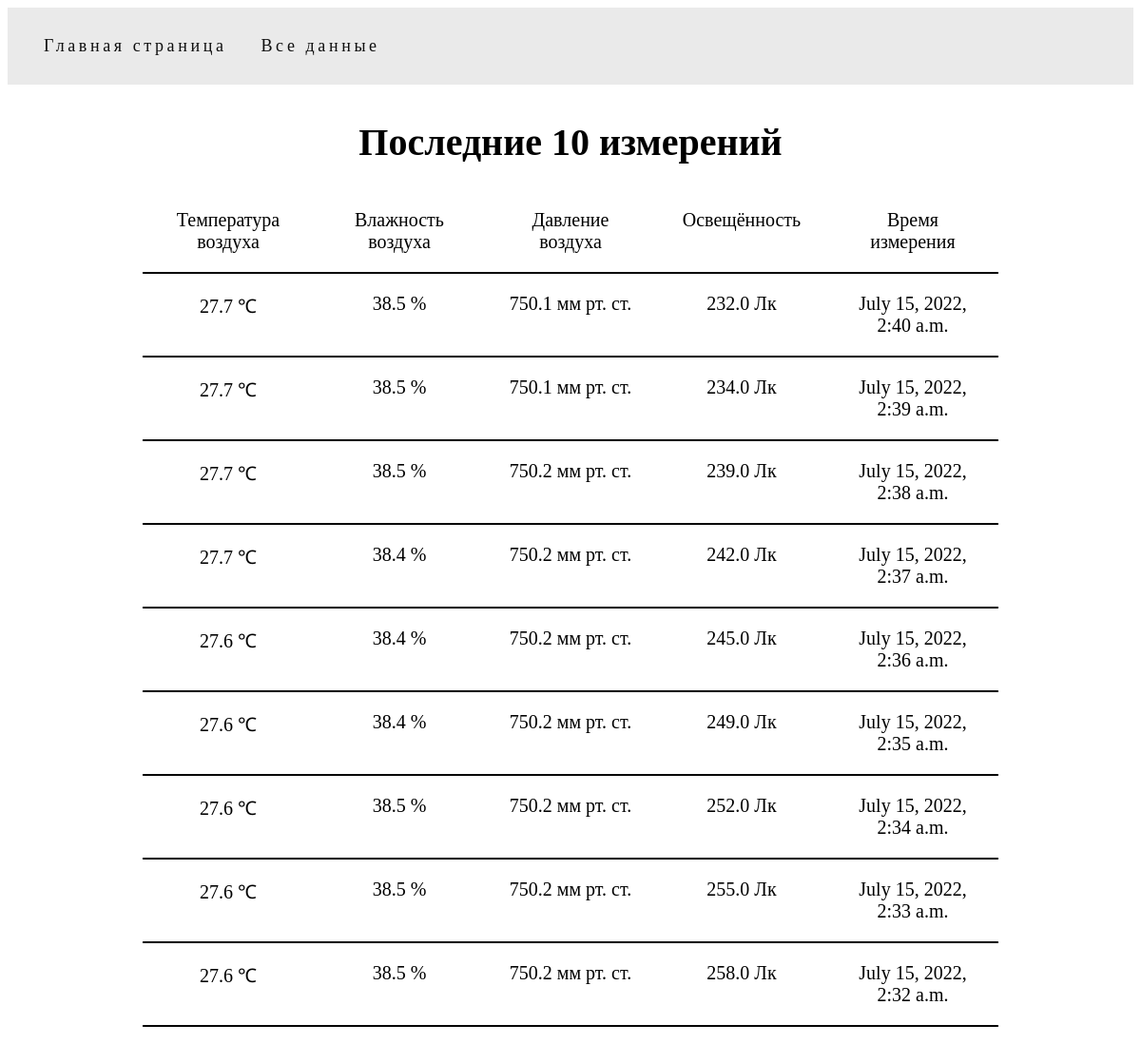
The app's page /data/ with its own data.
### iot/models.py (models this page shows)
class Information(models.Model):
    air_temp = models.CharField(max_length=200)
    air_hum = models.CharField(max_length=200)
    air_pres = models.CharField(max_length=200)
    light = models.CharField(max_length=200)
    get_date = models.DateTimeField('date published')

### iot/views.py (the view)
# urls.py: path('data/', views.data, name='data'),
def data(request):
    latest_info_list = Information.objects.order_by('-get_date')[:10]
    info = {
        'lastest_info_list': latest_info_list
    }
    return render(request, 'iot/data.html', info)

### iot/templates/iot/data.html (shortened to what this page needs)
<!DOCTYPE HTML>
<html>
    <head>
        {% load static %}
        {% load tz %}
        <link rel="stylesheet" type="text/css" href="{% static 'iot/style.css' %}">
        <link rel="stylesheet" type="text/css" href="{% static 'iot/toggle.css' %}">
    </head>
    <body>
        <nav>
            <div class="links">
                <a href="..">Главная страница</a>
                <a href="#">Все данные</a>
            </div>
        </nav>
        <div class="container">
            <h1>
                Последние 10 измерений
            </h1>
            <div class="row">
                <div class="col">
                    Температура воздуха
                </div>
                <div class="col">
                    Влажность воздуха
                </div>
                <div class="col">
                    Давление воздуха
                </div>
                <div class="col">
                    Освещённость
                </div>
                <div class="col">
                    Время измерения
                </div>
            </div>
            {% for last_info in lastest_info_list %}
                <div class="row">
                    <div class="col">
                        {{ last_info.air_temp }} &#8451;
                    </div>
                    <div class="col">
                        {{ last_info.air_hum }} %
                    </div>
                    <div class="col">
                        {{ last_info.air_pres }} мм рт. ст.
                    </div>
                    <div class="col">
                        {{ last_info.light }} Лк
                    </div>
                    <div class="col">
                        {{ last_info.get_date }}
                    </div>
                </div>
            {% endfor %}
        </div>
    </body>
<html>

### iot/static/iot/style.css (style rules this page uses)
* { font-size: 15pt; }
h1 { font-size: 30pt; }
nav { position: sticky; top: 0; display: flex; flex-wrap: wrap; justify-content: space-between; padding: 1.5rem 2rem; background-color: #eaeaea; z-index: 1; }
.links { display: flex; margin: 0 -1em; }
.links a { display: inline-block; margin: 0 1em; }
nav a { color: #0f0f0f; text-decoration: none; font-size: 0.9rem; letter-spacing: 0.2em; }
.container { text-align: center; padding: 10px; max-width: 900px; position:relative;; margin:0 auto; }
.row { display: flex; justify-content: space-between; border: solid black; border-width: 0 0 2px 0; margin 5px 0 5px 0; }
.row .col { margin: 20px; width: 300px; }

### records on screen
Information: air_temp "27.7", air_hum "38.5", air_pres "750.1", light "232.0", get_date "July 15, 2022, 2:40 a.m."
Information: air_temp "27.7", air_hum "38.5", air_pres "750.1", light "234.0", get_date "July 15, 2022, 2:39 a.m."
Information: air_temp "27.7", air_hum "38.5", air_pres "750.2", light "239.0", get_date "July 15, 2022, 2:38 a.m."
Information: air_temp "27.7", air_hum "38.4", air_pres "750.2", light "242.0", get_date "July 15, 2022, 2:37 a.m."
Information: air_temp "27.6", air_hum "38.4", air_pres "750.2", light "245.0", get_date "July 15, 2022, 2:36 a.m."
Information: air_temp "27.6", air_hum "38.4", air_pres "750.2", light "249.0", get_date "July 15, 2022, 2:35 a.m."
Information: air_temp "27.6", air_hum "38.5", air_pres "750.2", light "252.0", get_date "July 15, 2022, 2:34 a.m."
Information: air_temp "27.6", air_hum "38.5", air_pres "750.2", light "255.0", get_date "July 15, 2022, 2:33 a.m."
Information: air_temp "27.6", air_hum "38.5", air_pres "750.2", light "258.0", get_date "July 15, 2022, 2:32 a.m."
